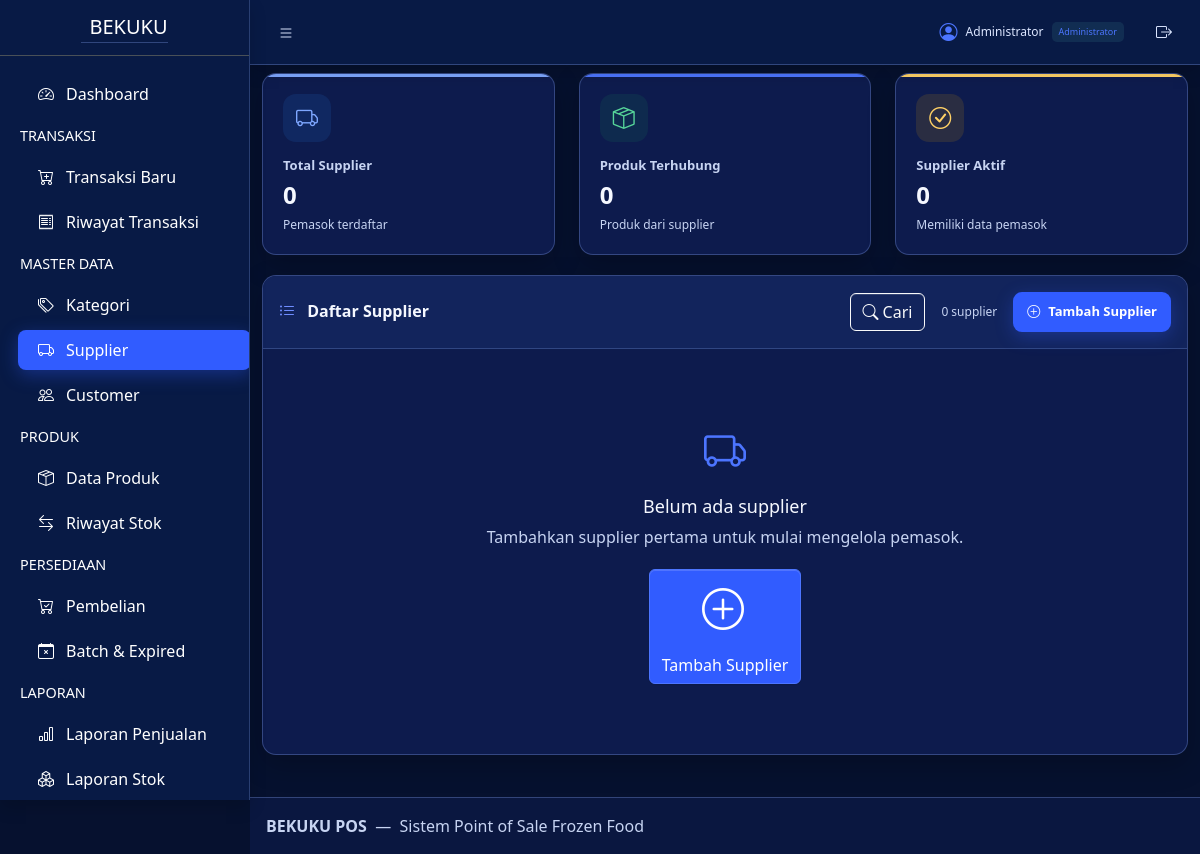
Page /suppliers/index.php (signed in) on the earlier database version.
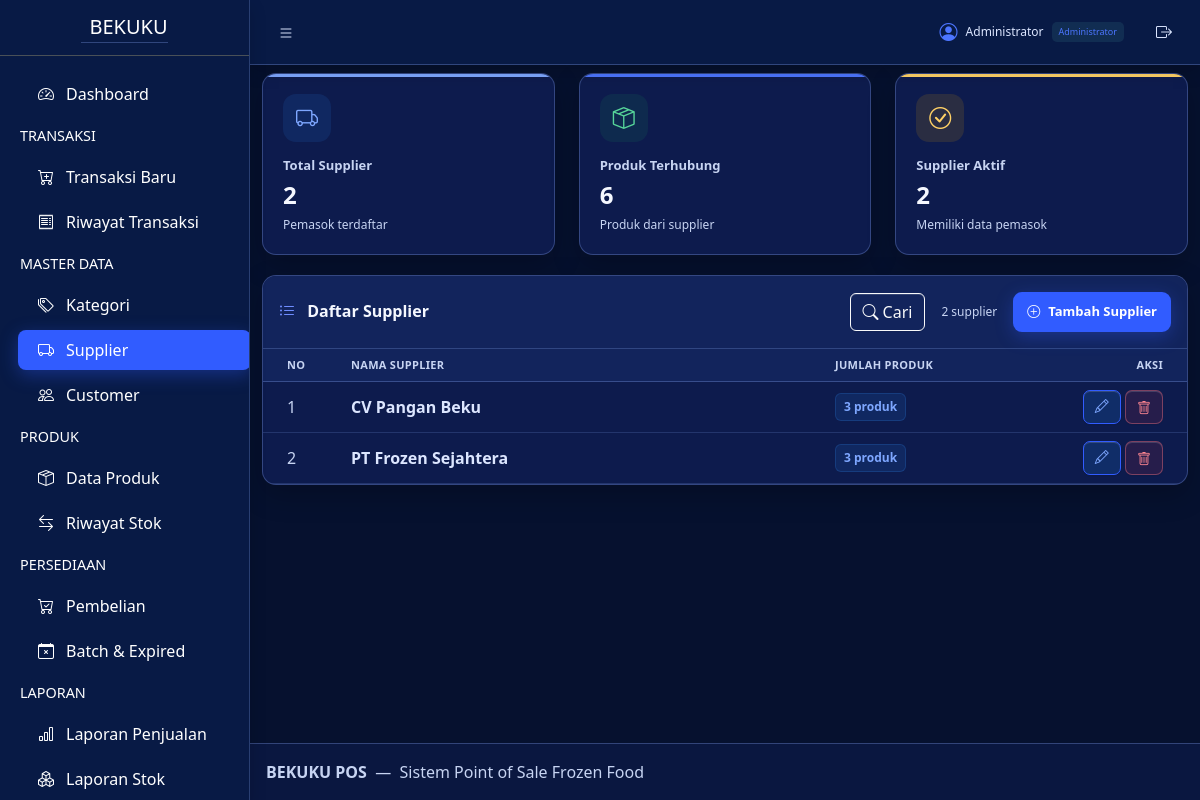
Same page on the later database version.
### tables this page shows
CREATE TABLE IF NOT EXISTS `suppliers` (
  `supplier_id` INT UNSIGNED NOT NULL AUTO_INCREMENT,
  `supplier_name` VARCHAR(100) NOT NULL,
  `phone` VARCHAR(20) DEFAULT NULL,
  `address` TEXT DEFAULT NULL,
  PRIMARY KEY (`supplier_id`),
  KEY `idx_suppliers_name` (`supplier_name`)
);

### config/app.php (called while the page is built, shortened)
<?php
function bekuku_base_path(): string
{
    $requestPath = parse_url($_SERVER['REQUEST_URI'] ?? '/', PHP_URL_PATH) ?: '/';
    $segments = array_values(array_filter(explode('/', $requestPath), 'strlen'));
    if ($segments !== []) {
        $candidate = '/' . $segments[0];
        $documentRoot = (string) ($_SERVER['DOCUMENT_ROOT'] ?? '');
        $projectName = basename(dirname(__DIR__));
    }
    return '';
}
function bekuku_url(string $path = ''): string
{
    $base = bekuku_base_path();
    if ($path === '') {
        return $base === '' ? '/' : $base;
    }
    $normalized = '/' . ltrim($path, '/');
    return $base === '' ? $normalized : $base . $normalized;
}

### suppliers/index.php (the view, shortened to what the changed rows need)
<?php
require_once __DIR__ . "/../config/app.php";
require_once "../config/database.php";
$stmt = $conn->query("
    SELECT
        s.supplier_id,
        s.supplier_name,
        COUNT(p.product_id) AS total_products
    FROM suppliers s
    LEFT JOIN products p
        ON s.supplier_id = p.supplier_id
    GROUP BY
        s.supplier_id,
        s.supplier_name
    ORDER BY s.supplier_id DESC
");
$suppliers = $stmt->fetchAll(PDO::FETCH_ASSOC);
$total_products = array_sum(
    array_map(
        static fn (array $supplier): int => (int) $supplier['total_products'],
        $suppliers
    )
);
?>
<!DOCTYPE html>
<html lang="id">
<head>
    <link rel="stylesheet" href="https://cdn.jsdelivr.net/npm/bootstrap-icons@1.13.1/font/bootstrap-icons.min.css">
    <link rel="stylesheet" href="<?= bekuku_url('assets/css/suppliers.css') ?>?v=202610240021">
</head>
<body class="layout-fixed sidebar-expand-lg bg-body-tertiary">
<div class="app-wrapper">
    <?php require_once __DIR__ . "/../includes/header.php"; ?>
    <main class="app-main">
        <div class="container-fluid dashboard-wrapper suppliers-page">
            <div class="row">
                <div class="col-xl-4 col-md-6">
                    <div class="dashboard-stat stat-blue">
                        <div class="stat-icon">
                            <i class="bi bi-truck"></i>
                        </div>
                        <div class="stat-label">
                            Total Supplier
                        </div>
                        <div class="stat-value">
                            <?= number_format(count($suppliers)); ?>
                        </div>
                        <div class="stat-description">
                            Pemasok terdaftar
                        </div>
                    </div>
                </div>
                <div class="col-xl-4 col-md-6">
                    <div class="dashboard-stat stat-green">
                        <div class="stat-icon">
                            <i class="bi bi-box-seam"></i>
                        </div>
                        <div class="stat-label">
                            Produk Terhubung
                        </div>
                        <div class="stat-value">
                            <?= number_format($total_products); ?>
                        </div>
                        <div class="stat-description">
                            Produk dari supplier
                        </div>
                    </div>
                </div>
                <div class="col-xl-4 col-md-6">
                    <div class="dashboard-stat stat-yellow">
                        <div class="stat-icon">
                            <i class="bi bi-check-circle"></i>
                        </div>
                        <div class="stat-label">
                            Supplier Aktif
                        </div>
                        <div class="stat-value">
                            <?= number_format(count($suppliers)); ?>
                        </div>
                        <div class="stat-description">
                            Memiliki data pemasok
                        </div>
                    </div>
                </div>
            </div>
            <section class="card products-list-card suppliers-list-card data-table-card">
                <div class="card-header d-flex align-items-center justify-content-between">
                    <div class="d-flex align-items-center gap-3">
                    <button type="button" class="btn btn-outline-light data-table-filter-toggle" aria-expanded="false">
                        <i class="bi bi-search me-1"></i>Cari
                    </button>
                    <span class="products-count">
                        <?= number_format(count($suppliers)); ?>
                        supplier
                    </span>
                    <button type="button" class="btn dashboard-product-add-button" data-popup-supplier data-popup-url="<?= bekuku_url('suppliers/popup-tambah.php?popup=1') ?>">
                        <i class="bi bi-plus-circle me-1"></i>Tambah Supplier
                    </button>
                    </div>
                </div>
                <div class="card-body p-0">
                    <?php if (count($suppliers) > 0): ?>
                        <div class="table-responsive">
                            <table
                                class="table table-hover align-middle mb-0"
                            >
                                <thead>
                                    <tr>
                                        <th style="width: 80px;">
                                            No
                                        </th>
                                        <th>
                                            Nama Supplier
                                        </th>
                                        <th style="width: 180px;">
                                            Jumlah Produk
                                        </th>
                                        <th
                                            class="text-end"
                                            style="width: 180px;"
                                        >
                                            Aksi
                                        </th>
                                    </tr>
                                </thead>
                                <tbody>
                                    <?php
                                    $no = 1;
                                    foreach ($suppliers as $supplier):
                                    ?>
                                        <tr>
                                            <td class="text-muted">
                                                <?= $no++; ?>
                                            </td>
                                            <td>
                                                <strong>
                                                    <?= htmlspecialchars(
                                                        $supplier["supplier_name"]
                                                    ); ?>
                                                </strong>
                                            </td>
                                            <td>
                                                <span class="category-product-count">
                                                    <?= $supplier["total_products"]; ?>
                                                    produk
                                                </span>
                                            </td>
                                            <td class="text-end">
                                                <a
                                                    href="edit.php?id=<?= $supplier["supplier_id"]; ?>"
                                                    class="btn btn-sm btn-outline-info"
                                                    data-modal-title="Edit Supplier"
                                                >
                                                    <i class="bi bi-pencil"></i>
                                                </a>
                                                <form
                                                    method="post"
                                                    action="delete.php"
                                                    class="d-inline"
                                                    data-delete-confirm
                                                    data-delete-label="supplier"
                                                >
                                                    <button
                                                        type="submit"
                                                        class="btn btn-sm btn-outline-danger"
                                                    >
                                                        <i class="bi bi-trash"></i>
                                                    </button>
                                                </form>
                                            </td>
                                        </tr>
                                    <?php endforeach; ?>
                                </tbody>
                            </table>
                        </div>
                    <?php else: ?>
                        <div class="products-empty">
                            <i class="bi bi-truck"></i>
                            <h4>
                                Belum ada supplier
                            </h4>
                            <p>
                                Tambahkan supplier pertama untuk mulai
                                mengelola pemasok.
                            </p>
                            <button
                                type="button"
                                class="btn btn-primary"
                                data-popup-supplier
                                data-popup-url="<?= bekuku_url('suppliers/popup-tambah.php?popup=1') ?>"
                            >
                                <i class="bi bi-plus-circle me-1"></i>
                                Tambah Supplier
                            </button>
                        </div>
                    <?php endif; ?>
                </div>
            </section>
        </div>
    </main>
</div>
</body>
</html>

Differences in the rows shown:
added suppliers: supplier_name "CV Pangan Beku", total_products "3"
added suppliers: supplier_name "PT Frozen Sejahtera", total_products "3"
Other differences:
count($suppliers): "0" → "2"
$total_products: "0" → "6"
text no longer shown: "Belum ada supplier Tambahkan supplier pertama untuk mulai mengelola pemasok. Tambah Supplier"
text now shown: "NO NAMA SUPPLIER JUMLAH PRODUK AKSI"
